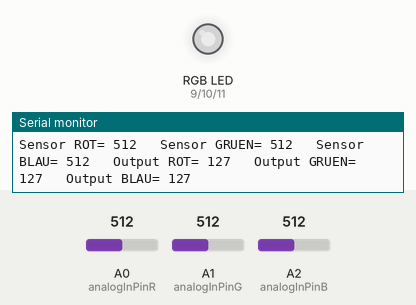
Simulated run of this sketch. Board: Arduino Uno, built with avr-gcc and run on an emulated ATmega328P. Shown: an RGB LED mixed from three pins (HIGH = lit), the last lines printed to the serial monitor. The inputs (shaded band) are chosen by the test bench; at power-on: A0 (analogInPinR) = 512, A1 (analogInPinG) = 512, A2 (analogInPinB) = 512. Dim RGB values are drawn brighter than linear.

Above: at 1.2 s.
1.3 s: A0 (analogInPinR) set to 414
At 1.8 s:
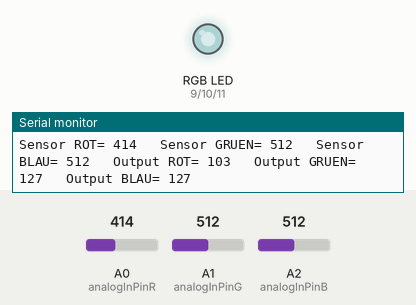
4.3 s: A0 (analogInPinR) set to 395
At 4.8 s:
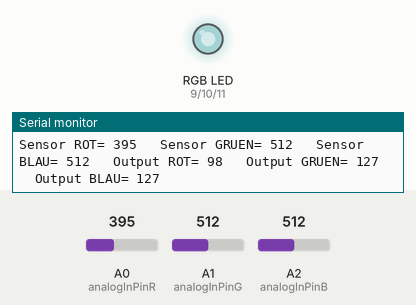
7.3 s: A1 (analogInPinG) set to 420
At 8.4 s:
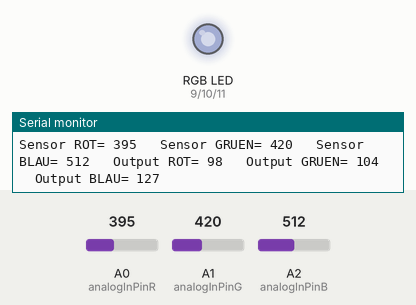
10.3 s: A1 (analogInPinG) set to 389
At 10.9 s:
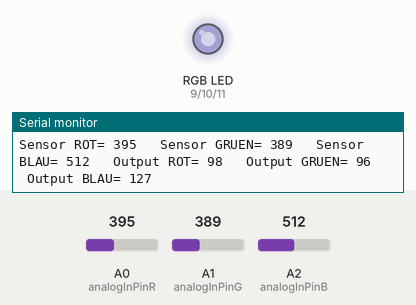
13.3 s: A2 (analogInPinB) set to 419
At 14.7 s:
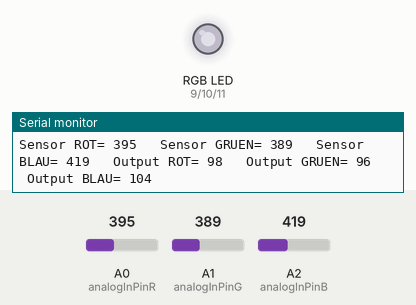
16.3 s: A2 (analogInPinB) set to 393
At 17.8 s:
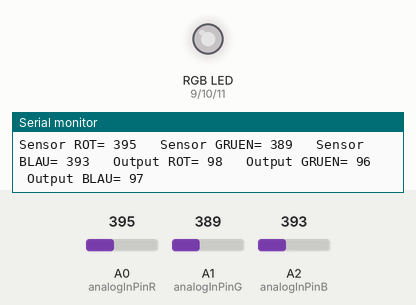
Timing chart, 0 to 19.3 s (numbered marks = the images above; inputs shaded):
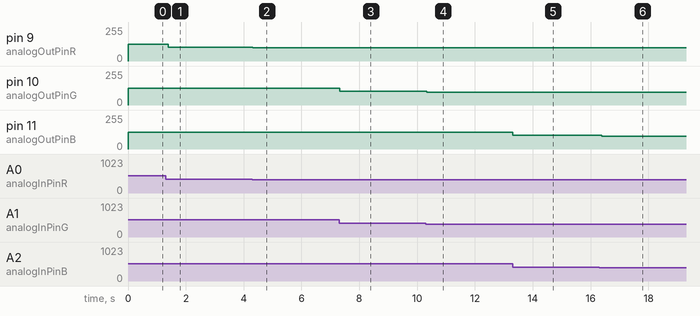

The sketch:

RGB1.ino
```cpp
/*

 Sketch:        RGB1

 Author:        Wolfgang Reh

 Website:        http://www.rehlux.de

 Version:        V1.0

 Date:           16.01.2013

 Last modified:  16.01.2013

 Description:    Analog input, analog output, serial output

                Liest drei analogen Eingängen (R,G,B) ein, mapt sie auf einen Wert von
                0 bis 255 und stuert damit drei analoge Ausgänge (PWM) an. Zusätzlich wwerden
                die Werte der Ein- und Ausgänge über die serielle Schnittstelle ausgegeben.

                An den Ausgängen ist eine RGB-LED angeschlossen. Durch verändern der
                Eingangswerte lassen sich verschiedene Farben einstellen.

                Die Schaltung:
                * An den drei analogen Eingängen A0. A1, A2 werden Potentiomter angeschlossen
                  A0 - Rot
                  A1 - Grün
                  A2 - Blau

                * An den drei analogen Ausgängen 9, 10, 11 werden die ensprechenden Anschlüssen
                  der LED angeschlossen. Die verwendete LED LF5WAEMBGMBC von Kingbright hat eine
                  gemeinsame Kathode und zwei blaue LEDs, die aber zusammen betrieben werden können.
                  9  - Rot
                  10 - Grün
                  11 - Blau
                  Die Anschlüsse der LED sind dem Datenblatt zu entnehmen:
                  http://www.reichelt.de/index.html?;ACTION=7;LA=3;OPEN=0;INDEX=0;FILENAME=A500%252FLEDRGB-5%2523KIN.pdf

*/


// Die verwendeten Pins werden mit einem Namen versehen

const int analogInPinR = A0;  // Analog input pin that the potentiometer is attached to
const int analogInPinG = A1;
const int analogInPinB = A2;
const int analogOutPinR = 9; // Analog output pin that the LED is attached to
const int analogOutPinG = 10;
const int analogOutPinB = 11;

int sensorValueR = 0;        // Werte am Eingan
int sensorValueG = 0;
int sensorValueB = 0;
int outputValueR = 0;        // Werte am Ausgang (PWM)
int outputValueG = 0;
int outputValueB = 0;

void setup() {
  // initialize serial communications at 9600 bps:
  Serial.begin(9600);
}

void loop() {

  // Werte am Eingan einlesen:
  sensorValueR = analogRead(analogInPinR);
  sensorValueG = analogRead(analogInPinG);
  sensorValueB = analogRead(analogInPinB);

  // Auf den Wertebereich des Ausgangs anpassen:
  outputValueR = map(sensorValueR, 0, 1023, 0, 255);  // 10 Bit ADC am Eingang (0 - 1023)
  outputValueG = map(sensorValueG, 0, 1023, 0, 255);  // 8  Bit am PWM-Ausgang (0 - 255)
  outputValueB = map(sensorValueB, 0, 1023, 0, 255);

  // Ausgabe der eingestellten Werte:
  analogWrite(analogOutPinR, outputValueR);
  analogWrite(analogOutPinG, outputValueG);
  analogWrite(analogOutPinB, outputValueB);

  // Ausgabe der Werte über den  seriellen Monitor:
  Serial.print("Sensor ROT= " );
  Serial.print(sensorValueR);
  Serial.print("\t Sensor GRUEN= " );
  Serial.print(sensorValueG);
  Serial.print("\t Sensor BLAU= " );
  Serial.print(sensorValueB);

  Serial.print("\t Output ROT= ");
  Serial.print(outputValueR);
  Serial.print("\t Output GRUEN= ");
  Serial.print(outputValueG);
  Serial.print("\t Output BLAU= ");
  Serial.println(outputValueB);

  // wait 2 milliseconds before the next loop
  // for the analog-to-digital converter to settle
  // after the last reading:
  delay(2);
}
```

Measured:
- after the input at 1.3 s, pin 9 (analogOutPinR): 127/255 → 103/255 after 0.10 s
- after the input at 4.3 s, pin 9 (analogOutPinR): 103/255 → 98/255 at once
- after the input at 7.3 s, pin 10 (analogOutPinG): 127/255 → 104/255 at once
- after the input at 10.3 s, pin 10 (analogOutPinG): 104/255 → 96/255 at once
- after the input at 13.3 s, pin 11 (analogOutPinB): 127/255 → 104/255 at once
- after the input at 16.3 s, pin 11 (analogOutPinB): 104/255 → 97/255 after 0.09 s
